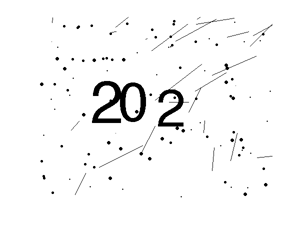
%> input picture solution-CAPTCHA/imagedata/train_0001.png, 301 x 225 px
$ octave --eval "result = cutting(imread('../imagedata/train_0001.png'));"   (GNU Octave 9; MATLAB toolbox functions it lacks are replaced by stand-ins)
%> lines starting %> are read from the running program, lines starting %| are printed output that depends on the picture; in (x1, y1, x2, y2) boxes, pixels count from 0 and x2, y2 are one past the last pixel; in counts of white or black regions, pixels touching at a corner belong together; the program's own positions count from 1
% % cut images
function y = cutting(img, isshow)
	if nargin < 2; isshow = false; end

	if isshow
		imshow(img); % show images
    end

	thresh = graythresh(img);
%> thresh = 0.596
	BW = 1 - imbinarize(img,thresh);
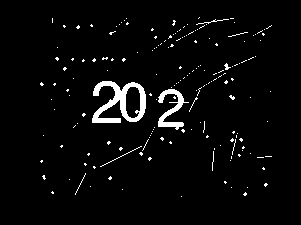
%> BW: size 225x301 double; values 0 (black) and 1 (white), 3.5% white; 176 white regions (168 under 20 px), largest, box (x1, y1, x2, y2) and area: (92, 81, 146, 123) 1020, (158, 89, 189, 130) 457, (100, 146, 142, 167) 42
	I1 = bwareaopen(BW, 100, 8);	 % remove small areas
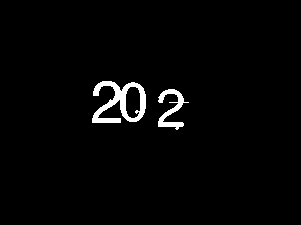
%> I1: size 225x301 logical; 2.2% white; 2 white regions, box (x1, y1, x2, y2) and area: (92, 81, 146, 123) 1020, (158, 89, 189, 130) 457

    SE=strel('rectangle',[3 3]);%Set a structure
    g1 = imopen(I1,SE);%'open' can erode the image to make objects
%> g1: size 225x301 logical; 2.1% white; 2 white regions, box (x1, y1, x2, y2) and area: (92, 81, 146, 123) 1009, (158, 89, 184, 129) 437
    g2=g1;
    if isshow
        figure;imshow(g2),title('Eroded image')
    end

    I2=g2;
	varray = sum(I2);
%> varray = 301 values, max 34 at index 126, min 0 at index 1, mean 4.8
	imgsize = size(I2);
%> imgsize = [225 301]

	if isshow
		harray = sum(I2');
		x1 = 1 : imgsize(1, 1);
		x2 = 1 : imgsize(1, 2);
		figure; % show the image after cut
		plot(x1, harray, 'r+-', x2, varray, 'y*-');

		figure;
		imshow(I2); % show the image
	end

	va = mean(varray);   % compute the average(threhold)
%> va = 4.8
	harray = sum(I2');
%> harray = 225 values, max 54 at index 123, min 0 at index 1, mean 6.43
	vb = mean(harray);
%> vb = 6.43

	isanum = false;
	sumy = 0;
	for i = 1 : imgsize(1,1)
		if harray(i) > vb
			if isanum == false
				isanum = true;
				cvb = i;
			end
		else
			if isanum
				isanum = false;
				cve = i;
				sumy = sumy + 1;
				if isshow
					hold on;
					plot([0 imgsize(1,2)], [cvb cvb],'r--');%plot cut lines
					plot([0 imgsize(1,2)], [cve cve], 'r--');
				end
			end
		end
	end
%> after the loop, cvb = 82; cve = 128; isanum = false; sumy = 1

	y = cell(1,3);
	sumy = length(y);
    ctbs = [];
    sumb = 0;
    ctes = [];
    sume = 0;
	for i = 1 : imgsize(1, 2)
		if varray(i) > va
			if isanum == false
				isanum = true;
                sumb=sumb+1;
				ctbs(sumb) = i;
			end
		else
			if isanum == true
				isanum = false;
				cte = i;
                sume=sume+1;
				ctes(sume) = i;

            end
        end
    end
%> after the loop, ctbs = [93 159]; cte = 185; ctes = [147 185]; sumb = 2; sume = 2
    if isshow
        hold on;
		plot([ctbs(1) ctbs(1)], [0 imgsize(1,1)],'r--');
		plot([ctbs(1)+30 ctbs(1)+30], [0 imgsize(1,1)],'r--');
        plot([ctes(length(ctes))-30 ctes(length(ctes))-30], [0 imgsize(1,1)],'r--');
		plot([ctes(length(ctes)) ctes(length(ctes))], [0 imgsize(1,1)],'r--');
    end

    t1 = I2(cvb:cve, ctbs(1):ctbs(1)+30);% first number
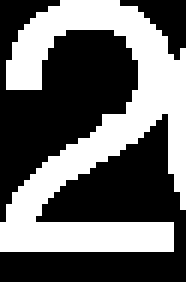
%> t1: size 47x31 logical (shown 6 times larger); 40.8% white; 1 white region, box (x1, y1, x2, y2) and area: (0, 0, 31, 42) 594
    t2 = I2(cvb:cve, ctbs(1)+29:ctes(length(ctes))-30);% second number
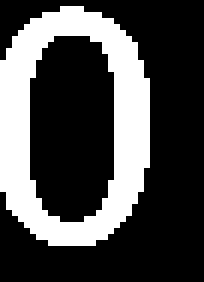
%> t2: size 47x34 logical (shown 6 times larger); 29% white; 1 white region, box (x1, y1, x2, y2) and area: (0, 1, 25, 41) 464
    t3 = I2(cvb:cve, ctes(length(ctes))-29:ctes(length(ctes)));%third number
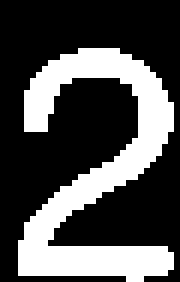
%> t3: size 47x30 logical (shown 6 times larger); 30.8% white; 1 white region, box (x1, y1, x2, y2) and area: (3, 8, 29, 47) 434
    SE1= strel('rectangle',[1 3]);
    t1 = imopen(t1,SE1);
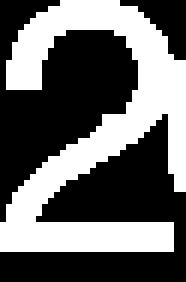
%> t1: size 47x31 logical (shown 6 times larger); 40.4% white; 1 white region, box (x1, y1, x2, y2) and area: (0, 0, 31, 42) 589
    t1 = bwareaopen(t1, 10, 8);
    t2 = imopen(t2,SE1);
    t2 = bwareaopen(t2, 10, 8);
    t3 = imopen(t3,SE1);
    t3 = bwareaopen(t3, 10, 8);

    max_size = [64 64];

	y{1} = t1;
    y{2} = t2;
    y{3} = t3;

    for j = 1 : 3
		temp = zeros(max_size);
		imgs_size = size(y{j});
		temp(1:imgs_size(1,1), 1:imgs_size(1,2)) = y{j};
		y{j} = temp;
    end
%> this loop made 3 passes
%> imgs_size on passes 1 to 3: [47 31], [47 34], [47 30]
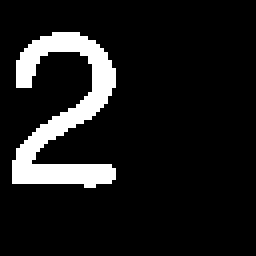
%> temp: size 64x64 double (shown 4 times larger); values 0 (black) and 1 (white), 10.6% white; 1 white region, box (x1, y1, x2, y2) and area: (3, 8, 29, 47) 434
%> after the loop, y = 3 items

    if isshow
        figure;
        subplot(1,3,1);
        imshow(y{1});
        subplot(1,3,2);
        imshow(y{2});
        subplot(1,3,3);
        imshow(y{3});
    end
end

$ run again, on solution-CAPTCHA/imagedata/train_0005.png
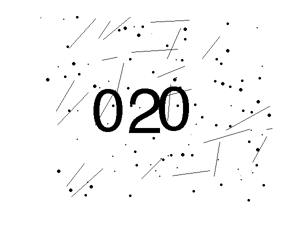
%> input picture solution-CAPTCHA/imagedata/train_0005.png, 301 x 225 px
%> thresh = 0.58
%> in cutting, `BW = 1 - imbinarize(img,thresh);`:
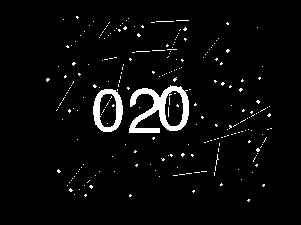
%> BW: size 225x301 double; values 0 (black) and 1 (white), 3.9% white; 242 white regions (240 under 20 px), largest, box (x1, y1, x2, y2) and area: (129, 85, 189, 133) 1208, (93, 89, 123, 132) 585
%> g1: size 225x301 logical; 2.6% white; 2 white regions, box (x1, y1, x2, y2) and area: (129, 86, 189, 133) 1197, (93, 89, 123, 132) 584
%> varray = 301 values, max 37 at index 100, min 0 at index 1, mean 5.92
%> va = 5.92
%> harray = 225 values, max 65 at index 129, min 0 at index 1, mean 7.92
%> vb = 7.92
%> after the loop in cutting, `for i = 1 : imgsize(1,1)`: cvb = 88; cve = 134; isanum = false; sumy = 1
%> after the loop in cutting, `for i = 1 : imgsize(1, 2)`: ctbs = [94 131]; cte = 190; ctes = [124 190]; sumb = 2
%> t1: size 47x31 logical; 40.1% white; 1 white region, box (x1, y1, x2, y2) and area: (0, 2, 30, 45) 584
%> t3: size 47x30 logical; 41.1% white; 1 white region, box (x1, y1, x2, y2) and area: (0, 0, 29, 44) 580
%> the loop in cutting, `for j = 1 : 3` made 3 passes
%> imgs_size on passes 1 to 3: [47 31], [47 38], [47 30]
%> after the loop in cutting, `for j = 1 : 3`:
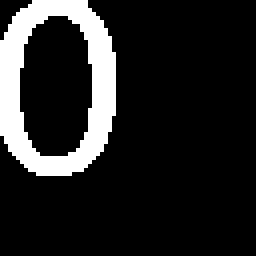
%> temp: size 64x64 double (shown 4 times larger); values 0 (black) and 1 (white), 14.2% white; 1 white region, box (x1, y1, x2, y2) and area: (0, 0, 29, 44) 580
%> after the loop in cutting, `for j = 1 : 3`: y = 3 items

$ run again, on solution-CAPTCHA/imagedata/train_0008.png
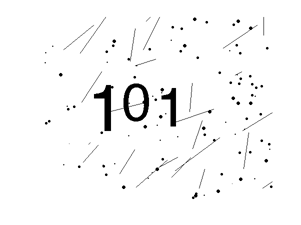
%> input picture solution-CAPTCHA/imagedata/train_0008.png, 301 x 225 px
%> thresh = 0.608
%> in cutting, `BW = 1 - imbinarize(img,thresh);`:
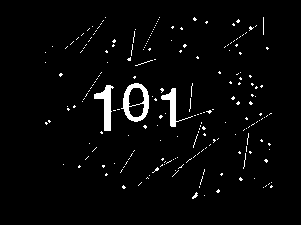
%> BW: size 225x301 double; values 0 (black) and 1 (white), 3% white; 211 white regions (207 under 20 px), largest, box (x1, y1, x2, y2) and area: (121, 83, 149, 122) 465, (94, 85, 114, 131) 384, (161, 88, 193, 127) 293, (192, 192, 198, 199) 20
%> I1: size 225x301 logical; 1.7% white; 3 white regions, box (x1, y1, x2, y2) and area: (121, 83, 149, 122) 465, (94, 85, 114, 131) 384, (161, 88, 193, 127) 293
%> g1: size 225x301 logical; 1.6% white; 3 white regions, box (x1, y1, x2, y2) and area: (123, 83, 149, 122) 447, (94, 85, 111, 131) 377, (161, 88, 176, 127) 276
%> varray = 301 values, max 46 at index 107, min 0 at index 1, mean 3.65
%> va = 3.65
%> harray = 225 values, max 43 at index 97, min 0 at index 1, mean 4.89
%> vb = 4.89
%> after the loop in cutting, `for i = 1 : imgsize(1,1)`: cvb = 84; cve = 132; isanum = false; sumy = 1
%> after the loop in cutting, `for i = 1 : imgsize(1, 2)`: ctbs = [95 124 163]; cte = 177; ctes = [112 150 177]; sumb = 3
%> t2: size 49x24 logical; 34.9% white; 1 white region, box (x1, y1, x2, y2) and area: (0, 0, 24, 39) 411
%> the loop in cutting, `for j = 1 : 3` made 3 passes
%> imgs_size on passes 1 to 3: [49 31], [49 24], [49 30]
%> after the loop in cutting, `for j = 1 : 3`:
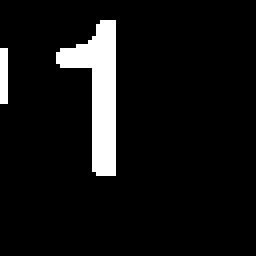
%> temp: size 64x64 double (shown 4 times larger); values 0 (black) and 1 (white), 7.4% white; 2 white regions, box (x1, y1, x2, y2) and area: (14, 5, 29, 44) 276, (0, 12, 2, 26) 28
%> after the loop in cutting, `for j = 1 : 3`: y = 3 items

$ run again, on solution-CAPTCHA/imagedata/train_0009.png
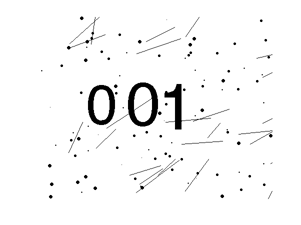
%> input picture solution-CAPTCHA/imagedata/train_0009.png, 301 x 225 px
%> thresh = 0.592
%> BW: size 225x301 double; values 0 (black) and 1 (white), 3.5% white; 217 white regions (210 under 20 px), largest, box (x1, y1, x2, y2) and area: (128, 82, 162, 127) 605, (88, 85, 115, 125) 505, (164, 84, 205, 130) 424
%> g1: size 225x301 logical; 2.2% white; 3 white regions, box (x1, y1, x2, y2) and area: (128, 82, 158, 127) 592, (88, 85, 115, 125) 505, (164, 84, 182, 130) 388
%> varray = 301 values, max 46 at index 177, min 0 at index 1, mean 4.93
%> va = 4.93
%> harray = 225 values, max 43 at index 94, min 0 at index 1, mean 6.6
%> vb = 6.6
%> after the loop in cutting, `for i = 1 : imgsize(1,1)`: cvb = 84; cve = 130; isanum = false; sumy = 1
%> after the loop in cutting, `for i = 1 : imgsize(1, 2)`: ctbs = [89 129 166]; cte = 183; ctes = [116 159 183]; sumb = 3
%> t1: size 47x31 logical; 34.7% white; 1 white region, box (x1, y1, x2, y2) and area: (0, 2, 27, 42) 505
%> the loop in cutting, `for j = 1 : 3` made 3 passes
%> imgs_size on passes 1 to 3: [47 31], [47 36], [47 30]
%> after the loop in cutting, `for j = 1 : 3`:
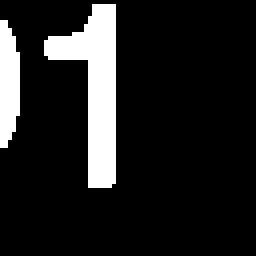
%> temp: size 64x64 double (shown 4 times larger); values 0 (black) and 1 (white), 12.7% white; 2 white regions, box (x1, y1, x2, y2) and area: (11, 1, 29, 47) 388, (0, 5, 5, 37) 132
%> after the loop in cutting, `for j = 1 : 3`: y = 3 items
